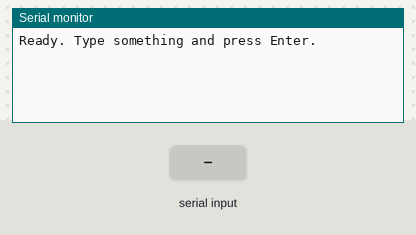
Bench run of a sketch on a simulated Arduino Uno, built with avr-gcc and run on an emulated ATmega328P. Shown: the last lines printed to the serial monitor. Inputs (shaded band) come from the test bench.

Above: at 1.2 s.
1.3 s: "0\n" received over Serial
At 2.1 s:
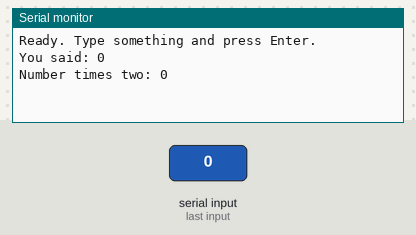
2.8 s: "90,45\n" received over Serial
At 3.3 s:
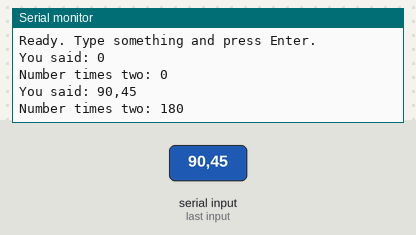

Measured:
- after the input at 1.3 s, the serial monitor: prints a new line at once (image 1)
- after the input at 2.8 s, the serial monitor: prints a new line at once (image 2)

The sketch:

serial_input.ino
```cpp
void setup() {
  Serial.begin(115200);
  Serial.println("Ready. Type something and press Enter.");
}

void loop() {
  if (Serial.available() > 0) {
    String input = Serial.readStringUntil('\n');
    input.trim();

    Serial.print("You said: ");
    Serial.println(input);

    int value = input.toInt();
    if (value != 0 || input == "0") {
      Serial.print("Number times two: ");
      Serial.println(value * 2);
    }
  }
}
```
